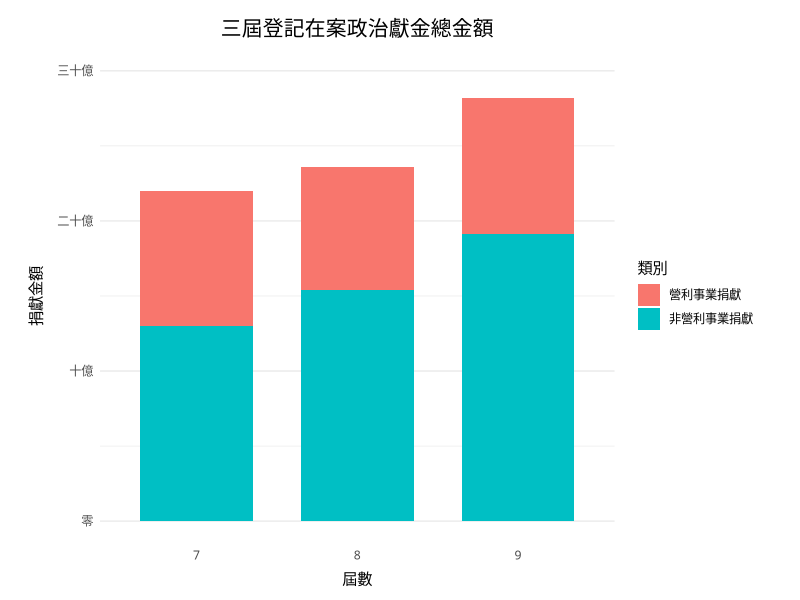
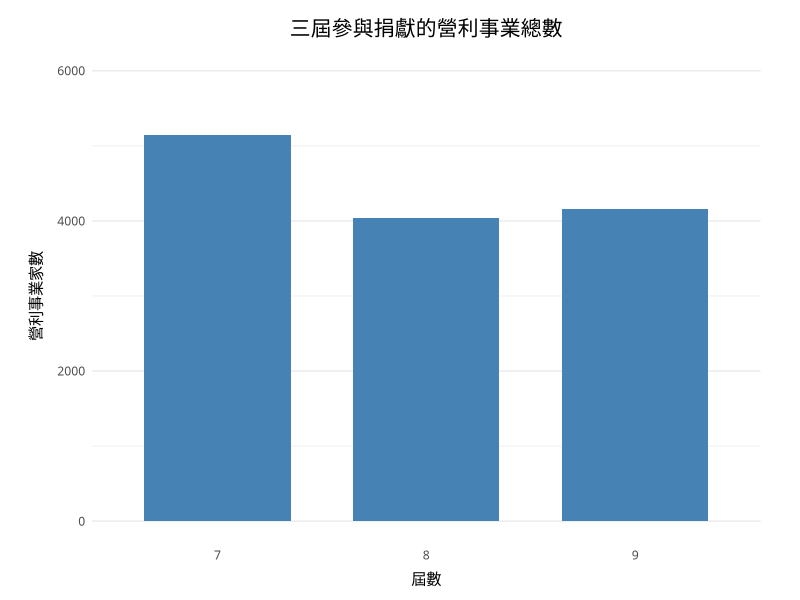
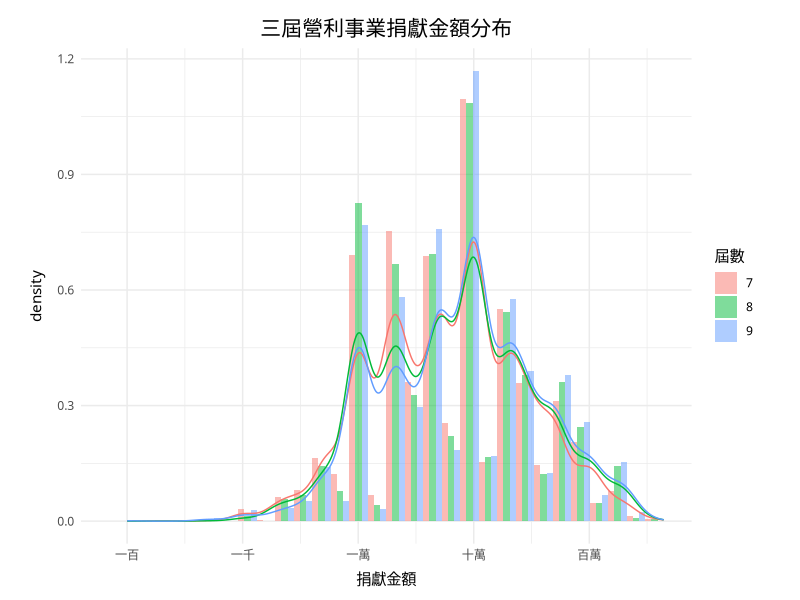
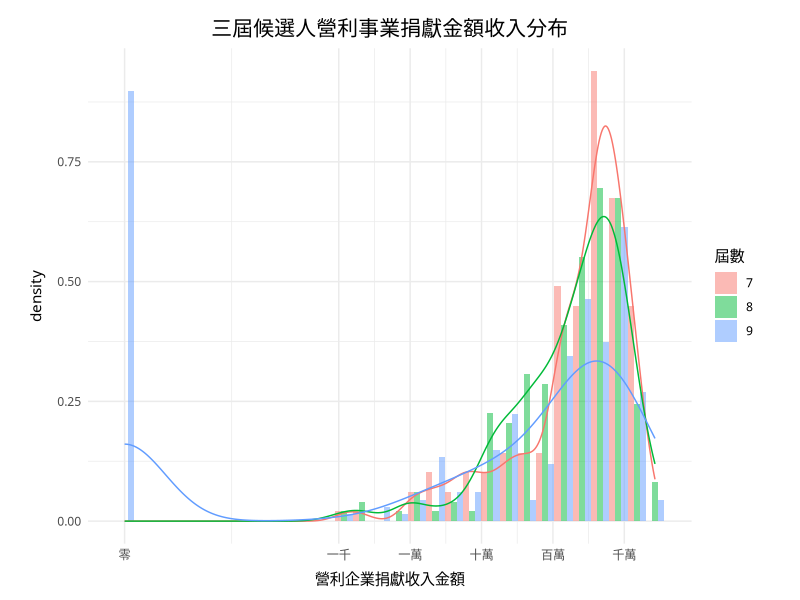
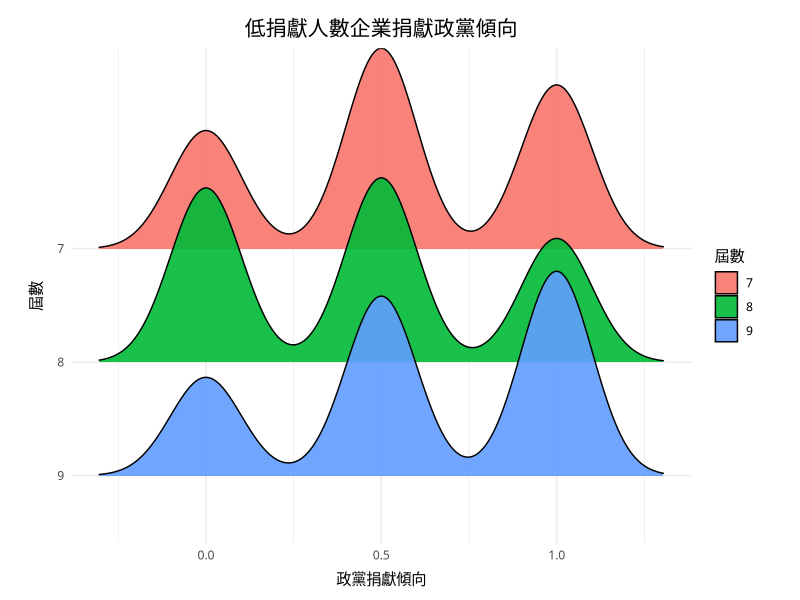
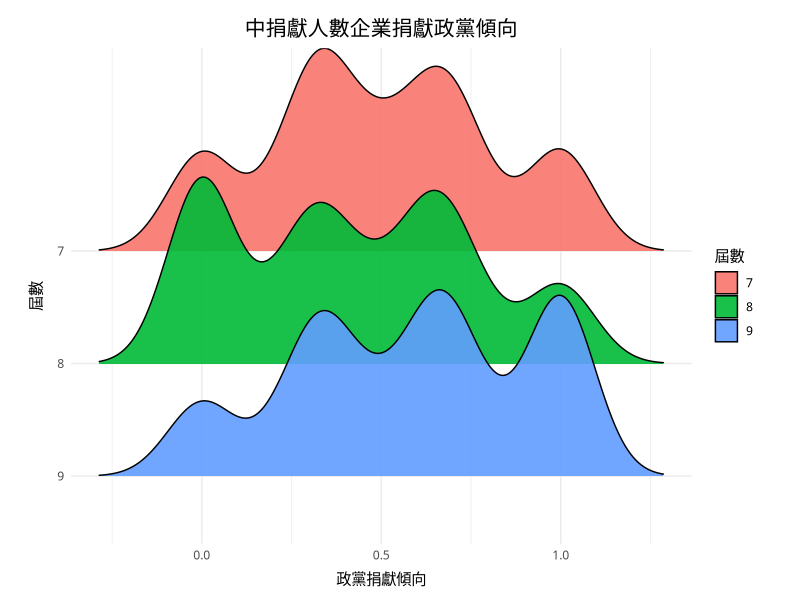
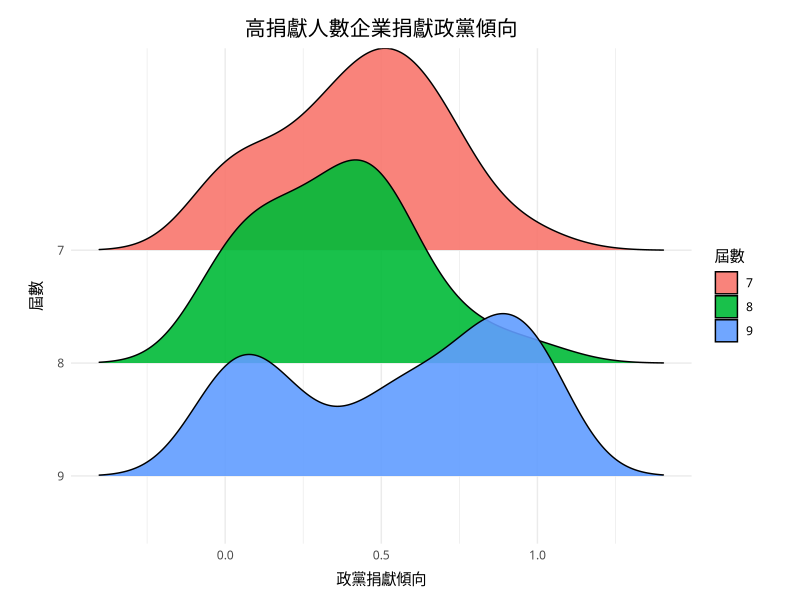
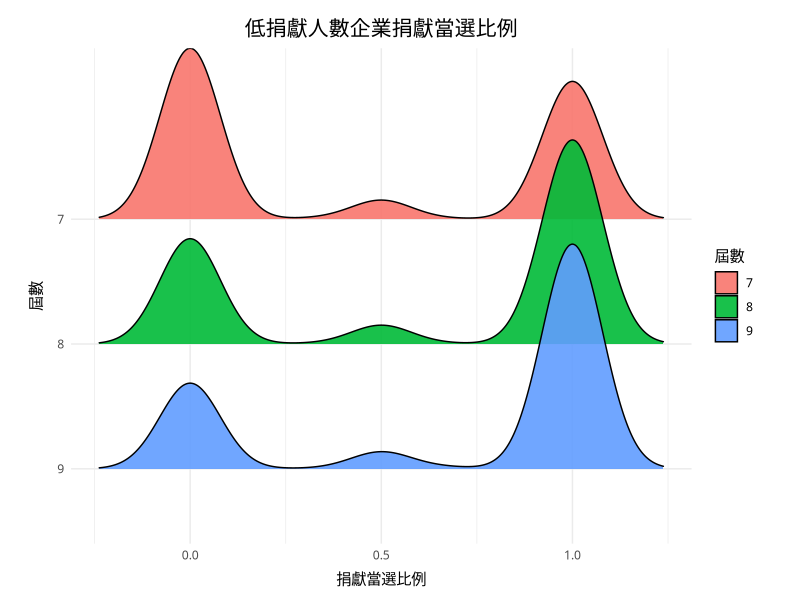

Recreate these plots in R, in order.
## ---- chunk 1
library(tidyverse) # data manipulation
library(lubridate) # time data handling
library(ggplot2) # visualization
library(ggridges) # ridges plot
options(stringsAsFactors = FALSE)
basic_theme <- function() {
  theme_minimal() +
  theme(plot.title = element_text(hjust = 0.5, size = 15),
        plot.subtitle = element_text(hjust = 0.5, size = 12),
        plot.margin = unit(c(5, 10, 5, 10), "mm"),
        axis.title.x = element_text(vjust = -1),
        axis.title.y = element_text(vjust = 3),
        text = element_text(family = "PingFangTC-Regular"))
}
## ---- chunk 2
per16 <- read.csv("dataset/2016/A05_basic_all.csv", header = TRUE, sep = ",")
don16 <- read.csv("dataset/2016/A02_company_all_public.csv", header = TRUE, sep = ",")
per12 <- read.csv("dataset/2012/A15_basicall_8.csv", header = TRUE, sep = ",")
don12 <- read.csv("dataset/2012/political_donation_8_od.csv", header = TRUE, sep = ",")
per08 <- read.csv("dataset/2008/A16_basicall_7.csv", header = TRUE, sep = ",")
don08 <- read.csv("dataset/2008/political_donation_7_od.csv", header = TRUE, sep = ",")

don16 <- don16 %>%
  select(-推薦政黨, -當選註記, -序號, -收支科目, -支出金額, -金錢類, -P) %>%
  rename(姓名 = 候選人) %>%
  mutate(統一編號 = as.character(統一編號), 屆數 = "9")
don12 <- don12 %>%
  select(-收支科目, -填答數, -其他) %>%
  rename(統一編號 = 身份證.統一編) %>%
  mutate(統一編號 = as.character(統一編號), 屆數 = as.character(屆數))
don08 <- don08 %>%
  select(-填答數, -其他) %>%
  rename(統一編號 = 身份證.統一編) %>%
  mutate(屆數 = as.character(屆數))

donation <- bind_rows(bind_rows(don08, don12), don16)
donation <- donation %>%
  rename(捐贈企業 = 捐贈者.支出對象, 捐贈金額 = 收入金額) %>%
  mutate(交易日期 = as.Date(.$交易日期, format = "%Y/%m/%d") %m+% years(1911))

per08 <- cbind(per08, 屆數 = "7")
per12 <- cbind(per12, 屆數 = "8")
per16 <- per16 %>% mutate(屆數 = "9") %>%
  select(-3, -9, -12, -15, -17, -19, -21, -23, -25, -26, -27) %>% 
  mutate_at(vars(11:16), funs(as.integer(gsub("," , "", .))))

person <- bind_rows(bind_rows(per08, per12), per16)
person <- mutate(person, 得票率 = as.integer(gsub("%", "", person$得票率)) / 100)
## ---- chunk 3
donation_cat <- person %>%
  mutate(非營利事業捐贈收入 = 總收入 - 營利事業捐贈收入) %>%
  group_by(屆數) %>%
  summarise(營利事業捐獻 = sum(營利事業捐贈收入), 非營利事業捐獻 = sum(非營利事業捐贈收入)) %>%
  gather(類別, 捐獻金額, 營利事業捐獻, 非營利事業捐獻)

ggplot(donation_cat, aes(x = 屆數, y = 捐獻金額, fill = 類別)) +
  geom_bar(stat = "identity", width = 0.7) +
  labs(x = "屆數", y = "捐獻金額",
       title = "三屆登記在案政治獻金總金額") +
  scale_y_continuous(limits = c(0, 3e+09),
                     labels = c("零", "十億", "二十億", "三十億"),
                     breaks = c(0e+00, 1e+09, 2e+09, 3e+09)) +
  scale_fill_discrete(name = "類別") +
  basic_theme() +
  theme(panel.grid.major.x = element_blank())
## ---- chunk 4
donation_company_num <- donation %>%
  group_by(屆數, 統一編號) %>%
  count(屆數, 統一編號)

ggplot(donation_company_num, aes(x = 屆數)) +
  geom_bar(width = 0.7, fill = "steelblue") +
  scale_y_continuous(limits = c(0, 6000)) +
  labs(x = "屆數", y = "營利事業家數",
       title = "三屆參與捐獻的營利事業總數") +
  basic_theme() +
  theme(panel.grid.major.x = element_blank())
## ---- chunk 5
donation_distribution <- donation %>%
  group_by(屆數, 統一編號) %>%
  summarise(整體金額 = sum(捐贈金額))

ggplot(donation_distribution, aes(x = 整體金額)) +
  geom_histogram(aes(y= ..density.., fill = 屆數), position = "dodge", alpha = 0.5) +
  geom_density(aes(color = 屆數), show.legend = FALSE) +
  labs(x = "捐獻金額", y = "density",
       title = "三屆營利事業捐獻金額分布") +
  scale_x_log10(labels = c("一百", "一千", "一萬", "十萬", "百萬", "千萬"),
                breaks = c(1e+02, 1e+03, 1e+04, 1e+05, 1e+06, 1e+07)) +
  scale_fill_discrete(name = "屆數") +
  basic_theme()
## ---- chunk 6
person_distribution <- mutate(person, 營利事業捐贈收入 = ifelse(營利事業捐贈收入 == 0, 1, 營利事業捐贈收入))

ggplot(person_distribution, aes(x = 營利事業捐贈收入)) +
  geom_histogram(aes(y = ..density.., fill = 屆數), position = "dodge", alpha = 0.5) +
  geom_density(aes(color = 屆數), show.legend = FALSE) +
  labs(x = "營利企業捐獻收入金額", y = "density",
       title = "三屆候選人營利事業捐獻金額收入分布") +
  scale_x_log10(labels = c("零", "一千", "一萬", "十萬", "百萬", "千萬"),
                breaks = c(1e+00, 1e+03, 1e+04, 1e+05, 1e+06, 1e+07)) +
  scale_fill_discrete(name = "屆數") +
  basic_theme()
## ---- chunk 7
business_cat_political <- donation %>%
  distinct(屆數, 姓名, 統一編號) %>%
  left_join(person, by = c("姓名", "屆數")) %>%
  filter(推薦政黨 %in% c("民主進步黨", "中國國民黨")) %>%
  group_by(屆數, 統一編號) %>%
  count(統一編號) %>%
  filter(n > 1) %>% 
  mutate(捐獻人數 = ifelse(n >= 1 & n <= 2, "低捐獻人數",
                    ifelse(n >= 3 & n <= 5, "中捐獻人數", "高捐獻人數"))) %>%
  rename(總捐獻人數 = n)

donation_political <- donation %>%
  distinct(屆數, 姓名, 統一編號) %>%
  left_join(person, by = c("姓名", "屆數")) %>%
  filter(推薦政黨 %in% c("民主進步黨", "中國國民黨")) %>%
  group_by(屆數, 統一編號, 推薦政黨) %>%
  count(統一編號) %>% 
  ungroup() %>%
  inner_join(business_cat_political, by = c("統一編號", "屆數")) %>%
  mutate(政黨值 = ifelse(推薦政黨 == "民主進步黨", n, 0),
         屆數 = factor(屆數, levels = c("7", "8", "9")))
## ---- chunk 8
donation_political_low <- donation_political %>%
  filter(捐獻人數 == "低捐獻人數") %>%
  group_by(屆數, 統一編號, 總捐獻人數) %>%
  summarise(捐獻分數 = sum(政黨值)) %>%
  mutate(政黨捐獻傾向 = 捐獻分數 / 總捐獻人數)

ggplot(donation_political_low, aes(x = 政黨捐獻傾向, y = 屆數, fill = 屆數)) +
  geom_density_ridges(alpha = 0.9) +
  labs(x = "政黨捐獻傾向", y = "屆數",
       title = "低捐獻人數企業捐獻政黨傾向") +
  scale_fill_discrete(name = "屆數") +
  scale_y_discrete(limits = rev(levels(donation_political_low$屆數))) +
  basic_theme()
## ---- chunk 9
donation_political_medium <- donation_political %>%
  filter(捐獻人數 == "中捐獻人數") %>%
  group_by(屆數, 統一編號, 總捐獻人數) %>%
  summarise(捐獻分數 = sum(政黨值)) %>%
  mutate(政黨捐獻傾向 = 捐獻分數 / 總捐獻人數)

ggplot(donation_political_medium, aes(x = 政黨捐獻傾向, y = 屆數, fill = 屆數)) +
  geom_density_ridges(alpha = 0.9) +
  labs(x = "政黨捐獻傾向", y = "屆數",
       title = "中捐獻人數企業捐獻政黨傾向") +
  scale_fill_discrete(name = "屆數") +
  scale_y_discrete(limits = rev(levels(donation_political_medium$屆數))) +
  basic_theme()
## ---- chunk 10
donation_political_high <- donation_political %>%
  filter(捐獻人數 == "高捐獻人數") %>%
  group_by(屆數, 統一編號, 總捐獻人數) %>%
  summarise(捐獻分數 = sum(政黨值)) %>%
  mutate(政黨捐獻傾向 = 捐獻分數 / 總捐獻人數)

ggplot(donation_political_high, aes(x = 政黨捐獻傾向, y = 屆數, fill = 屆數)) +
  geom_density_ridges(alpha = 0.9) +
  labs(x = "政黨捐獻傾向", y = "屆數",
       title = "高捐獻人數企業捐獻政黨傾向") +
  scale_fill_discrete(name = "屆數") +
  scale_y_discrete(limits = rev(levels(donation_political_high$屆數))) +
  basic_theme()
## ---- chunk 11
business_cat_winning <- donation %>%
  distinct(屆數, 姓名, 統一編號) %>%
  left_join(person, by = c("姓名", "屆數")) %>%
  filter(推薦政黨 %in% c("民主進步黨", "中國國民黨")) %>%
  group_by(屆數, 統一編號) %>%
  count(統一編號) %>%
  mutate(捐獻人數 = ifelse(n >= 1 & n <= 2, "低捐獻人數",
                    ifelse(n >= 3 & n <= 5, "中捐獻人數", "高捐獻人數"))) %>%
  rename(總捐獻人數 = n)

donation_winning <- donation %>%
  distinct(屆數, 姓名, 統一編號) %>%
  inner_join(person, by = c("姓名", "屆數")) %>%
  group_by(統一編號, 當選註記) %>%
  count(屆數, 統一編號) %>%
  inner_join(business_cat_winning, by = c("統一編號", "屆數")) %>%
  mutate(value = ifelse(當選註記 == "*", n, 0),
         屆數 = factor(屆數, levels = c("7", "8", "9")))
## ---- chunk 12
donation_winning_low <- donation_winning %>%
  filter(捐獻人數 == "低捐獻人數") %>%
  group_by(屆數, 統一編號) %>%
  summarise(捐獻當選比例 = sum(value) / sum(n))

ggplot(donation_winning_low, aes(x = 捐獻當選比例, y = 屆數, fill = 屆數)) +
  geom_density_ridges(alpha = 0.9) +
  labs(x = "捐獻當選比例", y = "屆數",
       title = "低捐獻人數企業捐獻當選比例") +
  scale_x_continuous(breaks = c(0, 0.5, 1)) +
  scale_fill_discrete(name = "屆數") +
  scale_y_discrete(limits = rev(levels(donation_political_high$屆數))) +
  basic_theme()
## ---- chunk 13
donation_winning_medium <- donation_winning %>%
  filter(捐獻人數 == "中捐獻人數") %>%
  group_by(屆數, 統一編號) %>%
  summarise(捐獻當選比例 = sum(value) / sum(n))

ggplot(donation_winning_medium, aes(x = 捐獻當選比例, y = 屆數, fill = 屆數)) +
  geom_density_ridges(alpha = 0.9) +
  labs(x = "捐獻當選比例", y = "屆數",
       title = "中捐獻人數企業捐獻當選比例") +
  scale_x_continuous(breaks = c(0, 0.5, 1)) +
  scale_fill_discrete(name = "屆數") +
  scale_y_discrete(limits = rev(levels(donation_winning_medium$屆數))) +
  basic_theme()
## ---- chunk 14
donation_winning_high <- donation_winning %>%
  filter(捐獻人數 == "高捐獻人數") %>%
  group_by(屆數, 統一編號) %>%
  summarise(捐獻當選比例 = sum(value) / sum(n))

ggplot(donation_winning_high, aes(x = 捐獻當選比例, y = 屆數, fill = 屆數)) +
  geom_density_ridges(alpha = 0.9) +
  labs(x = "捐獻當選比例", y = "屆數",
       title = "高捐獻人數企業捐獻當選比例") +
  scale_x_continuous(breaks = c(0, 0.5, 1)) +
  scale_fill_discrete(name = "屆數") +
  scale_y_discrete(limits = rev(levels(donation_winning_high$屆數))) +
  basic_theme()
## ---- chunk 15
donate_three <- donation %>%
  distinct(屆數, 統一編號) %>%
  group_by(統一編號) %>%
  count(統一編號) %>%
  filter(n == 3)

donate_three_kuo <- donation %>%
  filter(統一編號 %in% donate_three$統一編號) %>%
  inner_join(person %>% select(姓名, 屆數, 推薦政黨), by = c("姓名", "屆數")) %>%
  mutate(value = case_when(推薦政黨 == "中國國民黨" ~ 0, TRUE ~ 1)) %>%
  group_by(屆數, 統一編號) %>%
  summarise(all_value = sum(value)) %>%
  group_by(統一編號) %>%
  summarise(kuo = sum(all_value)) %>%
  filter(kuo == 0)

donate_three_min <- donation %>%
  filter(統一編號 %in% donate_three$統一編號) %>%
  inner_join(person %>% select(姓名, 屆數, 推薦政黨), by = c("姓名", "屆數")) %>%
  mutate(value = case_when(推薦政黨 == "民主進步黨" ~ 0, TRUE ~ 1)) %>%
  group_by(屆數, 統一編號) %>%
  summarise(all_value = sum(value)) %>%
  group_by(統一編號) %>%
  summarise(min = sum(all_value)) %>%
  filter(min == 0)
## ---- chunk 16
donate_three_kuomin <- donation %>%
  filter(統一編號 %in% c(donate_three_kuo$統一編號, donate_three_min$統一編號)) %>%
  mutate(政黨 = case_when(統一編號 %in% donate_three_kuo$統一編號 ~ "國民黨",
                           TRUE ~ "民進黨")) %>%
  group_by(屆數, 政黨) %>%
  summarise(all = sum(捐贈金額))

ggplot(donate_three_kuomin) +
  aes(x = 屆數, y = all, fill = 政黨) +
  geom_bar(stat = "identity", position = "dodge") +
  labs(x = "屆數", y = "捐獻金額",
       title = "三屆國民兩黨營利事業捐獻基本盤總金額") +
  basic_theme() +
  scale_y_continuous(limits = c(0, 2.5e+07),
                     labels = c("零", "一千萬", "兩千萬", "兩千五百萬"),
                     breaks = c(0e+00, 1e+07, 2e+07, 2.5e+07)) +
  scale_fill_manual(values=c("#3399CC", "#99CC33")) +
  theme(panel.grid.major.x = element_blank())
## ---- chunk 17
donation_top_kuo <- donation %>% 
  filter(統一編號 %in% donate_three_kuo$統一編號) %>%
  group_by(統一編號) %>%
  summarise(all = sum(捐贈金額)) %>%
  arrange(desc(all)) %>%
  head(10)

ggplot(donation_top_kuo) +
  aes(x = reorder(統一編號, all), y = all) +
  geom_bar(stat = "identity", fill = "#3399CC") +
  labs(x = "企業名稱", y = "捐獻總金額",
       title = "國民黨營利事業捐獻基本盤總金額") +
  scale_y_continuous(labels = c("零", "兩百萬", "四百萬", "六百萬"),
                     breaks = c(0e+00, 2e+06, 4e+06, 6e+06)) +
  coord_flip() +
  basic_theme() +
  theme(panel.grid.major.y = element_blank()) +
  scale_x_discrete(
    breaks=c("73641592", "12105606", "12971297", "84896558", "86683637",
             "84239055", "11113500", "35320697", "27594080", "22065097"),
    labels=c("亞東預拌混凝土股份有限公司", "裕元開發建設股份有限公司", "行企股份有限公司",
             "永翰投資股份有限公司", "裕景實業股份有限公司", "全漢企業股份有限公司",
             "六和紡織廠股份有限公司", "振發實業股份有限公司", "隆霖多媒體科技股份有限公司",
             "聯立汽車有限公司")
    )
## ---- chunk 18
donation_top_min <- donation %>% 
  filter(統一編號 %in% donate_three_min$統一編號) %>%
  group_by(統一編號) %>%
  summarise(all = sum(捐贈金額)) %>%
  arrange(desc(all)) %>%
  head(10)

ggplot(donation_top_min) +
  aes(x = reorder(統一編號, all), y = all) +
  geom_bar(stat = "identity", fill = "#99CC33") +
  labs(x = "企業名稱", y = "捐獻總金額",
       title = "民進黨營利事業捐獻基本盤總金額") +
  scale_y_continuous(limits = c(0, 6000000),
                     labels = c("零", "兩百萬", "四百萬", "六百萬"),
                     breaks = c(0e+00, 2e+06, 4e+06, 6e+06)) +
  coord_flip() +
  basic_theme() +
  theme(panel.grid.major.y = element_blank()) +
  scale_x_discrete(
    breaks=c("22958907", "69672278", "22000270", "16605130", "68040606",
             "79254702", "72051941", "22601105", "72202856", "28012908"),
    labels=c("全國加油站股份有限公司", "好帝一食品有限公司", "日友水產股份有限公司",
             "巨鋼企業股份有限公司", "三星科技股份有限公司", "協勝發鋼鐵廠股份有限公司",
             "木通實業股份有限公司", "向榮工業股份有限公司", "奕誠營造有限公司",
             "平福企業股份有限公司")
    )
